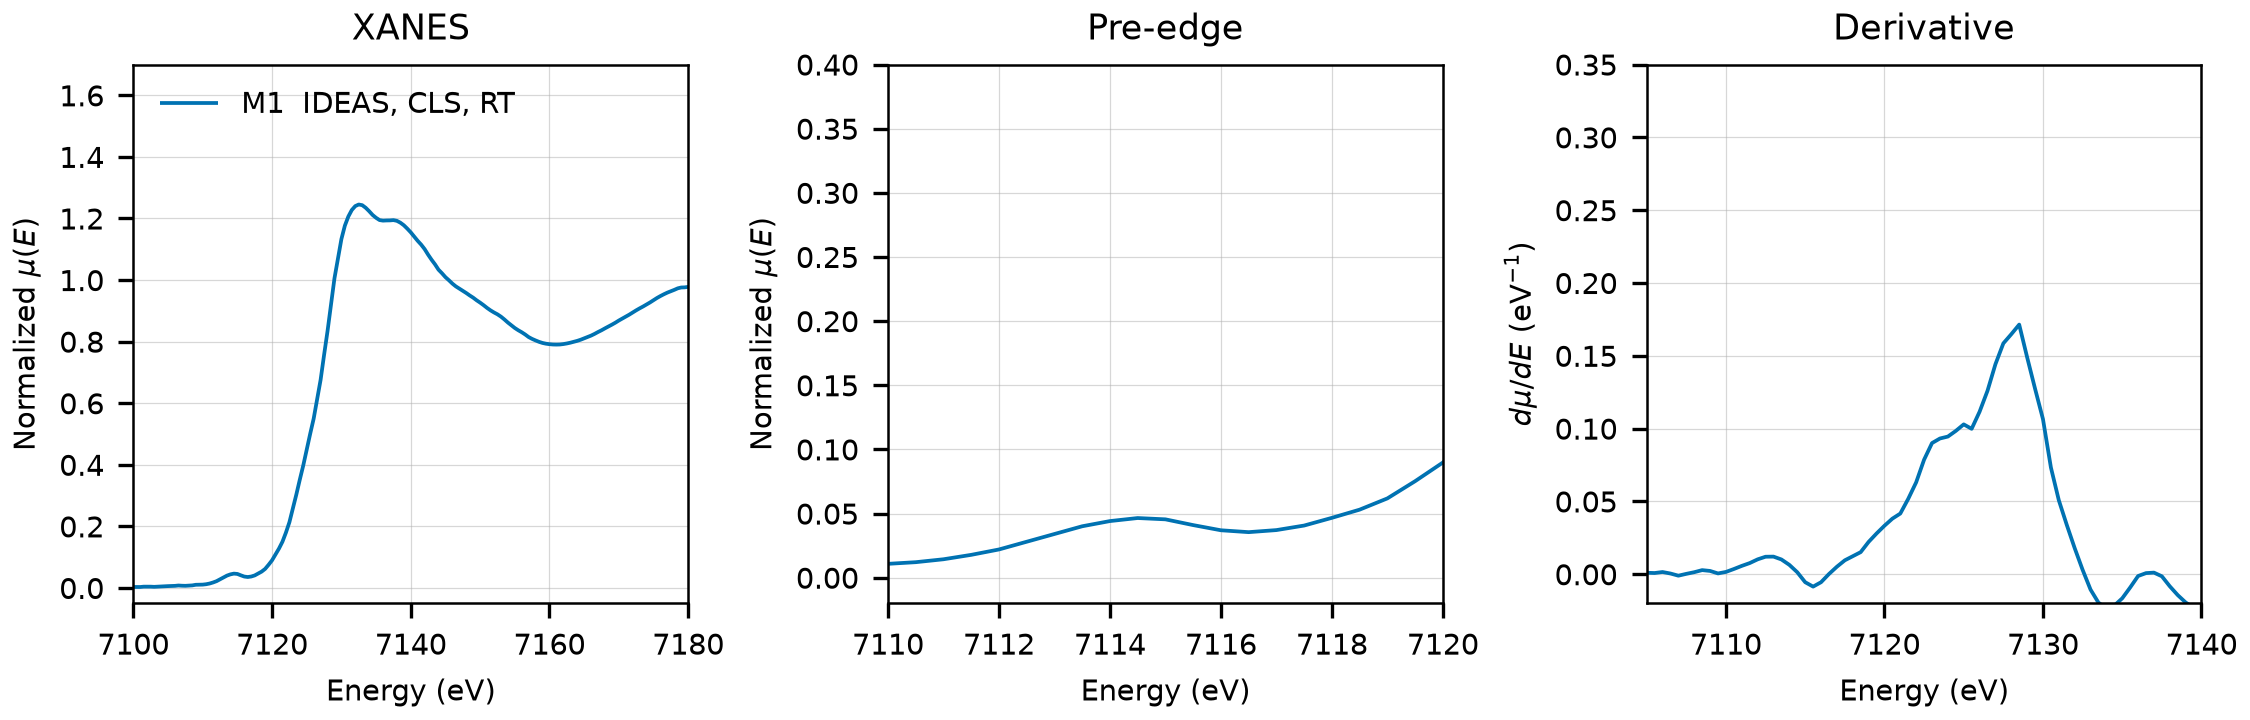

This figure's Python source:
"""Plot the experimental Fe K-edge spectrum of scorodite in this folder.

Run from this directory. The output replaces spectra_comparison.png, which the
README links to.
"""

import matplotlib.pyplot as plt
import numpy as np
from larch import Group
from larch.xafs import pre_edge

OUTPUT = "spectra_comparison.png"

MEASUREMENTS = [
    ("M1  IDEAS, CLS, RT", "XASDB/Scorodite_id5bjue8.dat", {"ratio": (1, 2), "ref_ratio": (2, 3)}, "#0072B2"),
]

FE_K_EDGE = 7112.0
PRE_EDGE_DEFAULTS = {"pre1": -150, "pre2": -30, "norm1": 150, "norm2": 350, "nnorm": 2, "nvict": 2}


def normalized(path, ratio=None, ref_ratio=None):
    """Return a larch group with the normalized spectrum read from path."""
    data = np.loadtxt(path, comments="#")
    energy = data[:, 0]
    mu = np.log(data[:, ratio[0]] / data[:, ratio[1]])

    if ref_ratio is not None:
        ref_mu = np.log(data[:, ref_ratio[0]] / data[:, ref_ratio[1]])
        ref_group = Group(energy=energy.copy(), mu=ref_mu)
        pre_edge(ref_group)
        eshift = FE_K_EDGE - ref_group.e0
        energy = energy + eshift

    group = Group(energy=energy, mu=mu)
    pre_edge(group, **PRE_EDGE_DEFAULTS)
    return group


def main():
    plt.rcParams.update({"font.size": 7, "axes.linewidth": 0.6})
    fig, axes = plt.subplots(1, 3, figsize=(7.5, 2.4), constrained_layout=True)

    for label, path, kwargs, color in MEASUREMENTS:
        group = normalized(path, **kwargs)
        derivative = np.gradient(group.flat, group.energy)
        axes[0].plot(group.energy, group.flat, color=color, lw=0.9, label=label)
        axes[1].plot(group.energy, group.flat, color=color, lw=0.9)
        axes[2].plot(group.energy, derivative, color=color, lw=0.9)

    axes[0].set(
        xlim=(7100, 7180),
        ylim=(-0.05, 1.7),
        xlabel="Energy (eV)",
        ylabel=r"Normalized $\mu(E)$",
        title="XANES",
    )
    axes[0].legend(frameon=False, loc="upper left")

    axes[1].set(
        xlim=(7110, 7120),
        ylim=(-0.02, 0.4),
        xlabel="Energy (eV)",
        ylabel=r"Normalized $\mu(E)$",
        title="Pre-edge",
    )

    axes[2].set(
        xlim=(7105, 7140),
        ylim=(-0.02, 0.35),
        xlabel="Energy (eV)",
        ylabel=r"$d\mu/dE$ (eV$^{-1}$)",
        title="Derivative",
    )

    for ax in axes:
        ax.grid(True, lw=0.3, alpha=0.5)

    fig.savefig(OUTPUT, dpi=300)
    plt.close(fig)
    print(f"wrote {OUTPUT}")


if __name__ == "__main__":
    main()
